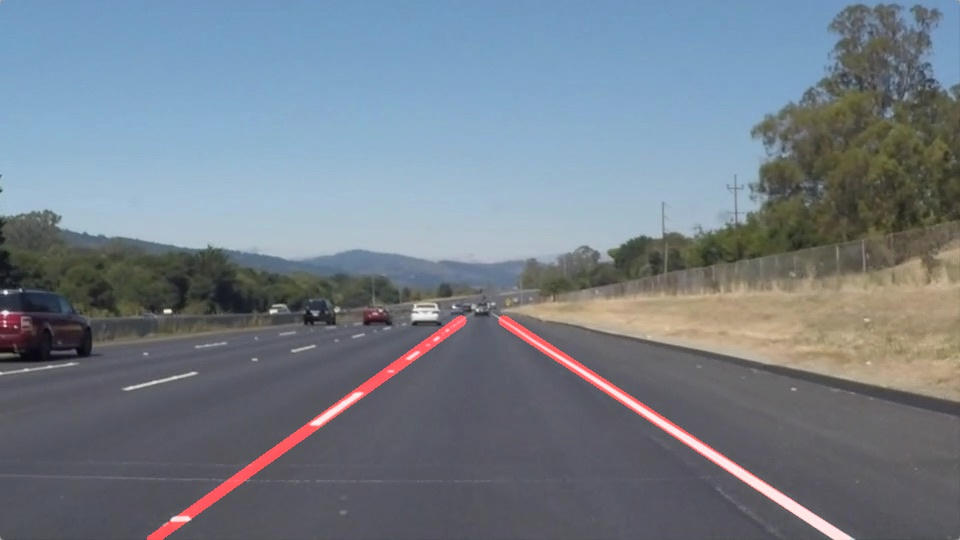
#> input picture find-lane/road_image.jpg, 960 x 540 px, given in place of road_video.mp4, which was not available
$ python lane.py
#> lines starting #> are read from the running program, lines starting #| are printed output that depends on the picture; after the words box and inside, x2 and y2 are one past the last pixel; in counts of white or black regions, pixels touching at a corner belong together; pictures that were not available may be replaced by others from this repository, and a replacement may not be noted
import cv2
from cv2 import imshow
import numpy as np
import matplotlib.pyplot as plt

#step2
def canny_image(image):                                 #function to get the gradient of the sharp edges in the image
    black = cv2.cvtColor(image, cv2.COLOR_RGB2GRAY)      #Convert the RGB image into black and white or grayscale single channel
    blur_image = cv2.GaussianBlur(black, (5,5), 0)      #Reduce noise in our image
    canny = cv2.Canny(blur_image, 50, 150)              #Get gradient of our blur image and apply Canny function
    return canny

#step3
def area_of_focus(image):
    height = image.shape[0]                              # i get the height of my image to be 0
    triangle = np.array([
        [(200, height), (1100, height), (550, 250)]
        ])                                                #create an array of x and y axis, i put my traingle dimension into the array
    black_mask = np.zeros_like(image)                     #I convert my image into completely black mask so that i can insert my area of focus (triangle)
    cv2.fillPoly(black_mask, triangle, 255)               #Put the triangle inside the black mask and giving triangle of color white 255
    masked_image = cv2.bitwise_and(image, black_mask)
    return masked_image

#step4
def display_line(image, lines):                          #I display the line i just detected on a black mask
    line_image = np.zeros_like(image)
    if lines is not None:
        for line in lines:
            x1,y1,x2,y2 = line.reshape(4)                 #convert line into 1-d array of 4elements
            cv2.line(line_image, (x1,y1),(x2,y2), (0,250,0), 8)         #draw the line with green color and thickness of 10
    return line_image

#step5                                                  #i get my exact value for x1,x2,y1,y2
def coodinate(image, line_parameter):
    slope, intercept = line_parameter
    y1 = image.shape[0]                                  #i get the bottom height of my image
    y2 = int(y1*(3/5))
    x1 = int((y1-intercept)/slope)
    x2 = int((y2-intercept)/slope)
    return np.array([x1, y1, x2, y2])

def area_of_interest(image, lines):
    left_lines = []
    right_lines  =[]
    for line in lines:
        x1,y1,x2,y2 = line.reshape(4)                      #reshape the line in 1-D of 4 elements
        my_values = np.polyfit((x1,x2), (y1,y2), 1)        #calculate my slope and intercept in each line using polyFit function
        slope = my_values[0]
        intercept = my_values[1]
        #print(slope, 'slope')
        #print(intercept, 'intercept')
        if slope < 0:
            left_lines.append((slope, intercept))          #distinguish between left and right lines and assign them separately
        else:
            right_lines.append((slope, intercept))

    #print(average_left_line)
    #print(average_right_line)
    average_left_line = np.average(left_lines, axis=0)     #I get the average of slope and intercept
    average_right_line = np.average(right_lines, axis=0)


    final_left_line = coodinate(image, average_left_line)
    final_right_line = coodinate(image, average_right_line)
    return np.array([final_left_line, final_right_line])

video_capture = cv2.VideoCapture('road_video.mp4')
while(video_capture.isOpened()):
    _, my_video_frame = video_capture.read()
#> my_video_frame is the input picture: shape (540, 960, 3); mean B, G, R 136.5, 126, 116.1
    canned = canny_image(my_video_frame)
#> in canny_image, `black = cv2.cvtColor(image, cv2.COLOR_RGB2GRAY)`:
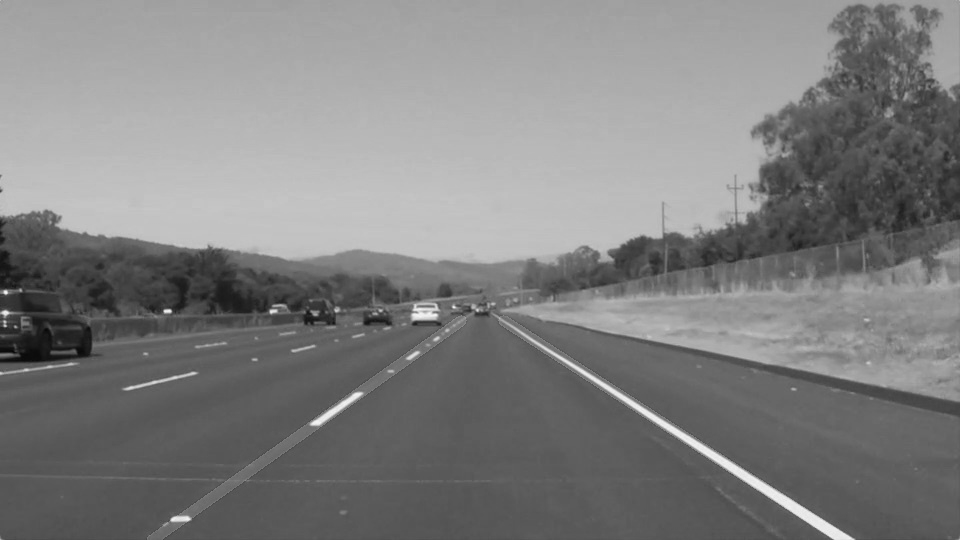
#> black: shape (540, 960); min 6, max 244, mean 128
#> in canny_image, `canny = cv2.Canny(blur_image, 50, 150)`:
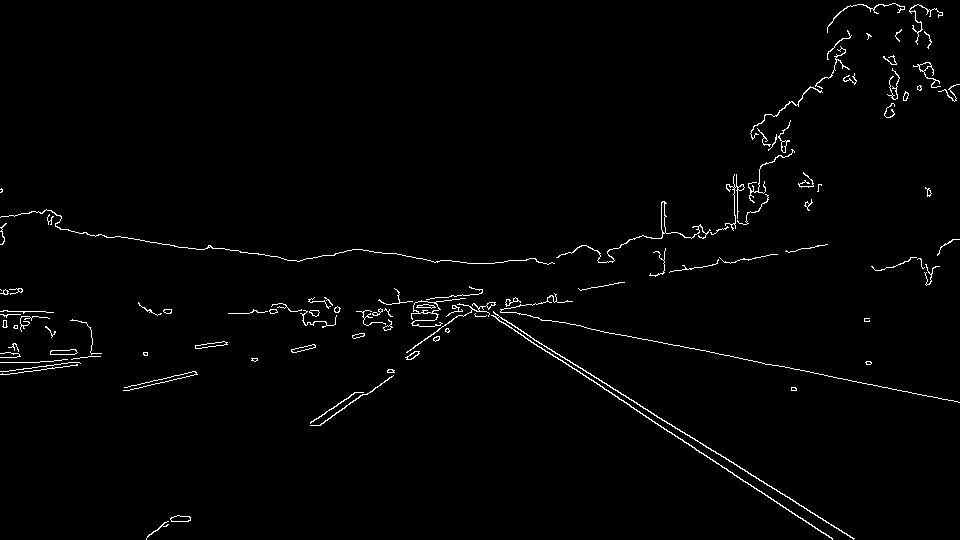
#> canny: shape (540, 960); 1.5% white in thin lines or dots
    cropped_image = area_of_focus(canned)
#> in area_of_focus, `cv2.fillPoly(black_mask, triangle, 255)`:
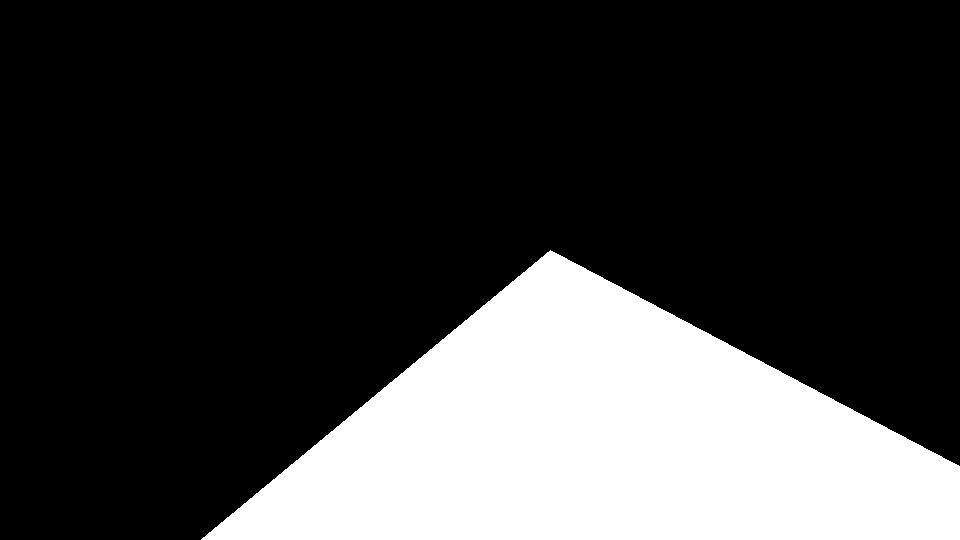
#> black_mask: shape (540, 960); 24.2% white; 1 white region, box (x1, y1, x2, y2) and area: (201, 250, 960, 540) 125255
#> in area_of_focus, `masked_image = cv2.bitwise_and(image, black_mask)`:
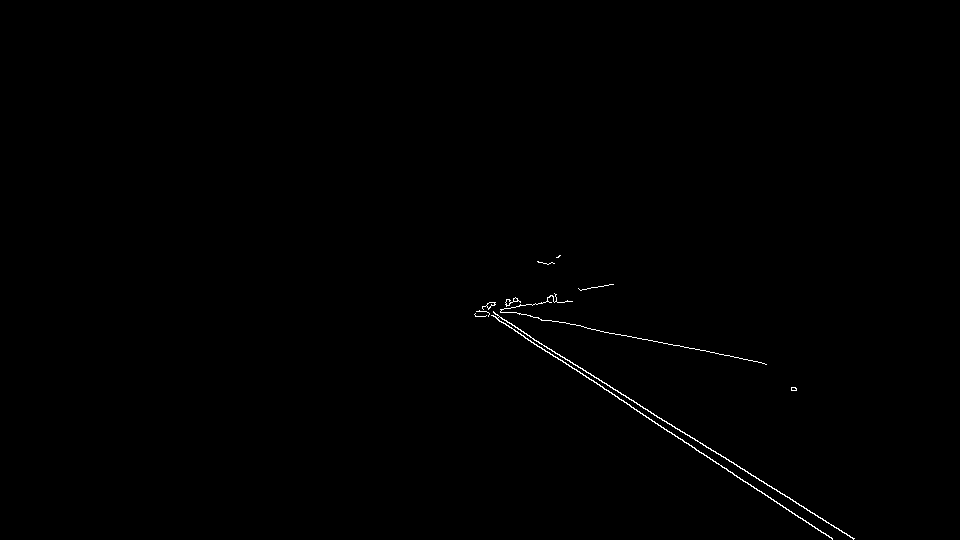
#> masked_image: shape (540, 960); 0.33% white in thin lines or dots, all inside (x1, y1, x2, y2) = (474, 255, 855, 540)

    #Algorith to detect a line image from our cropped image
    lines = cv2.HoughLinesP(cropped_image, 2, np.pi/180, 100, np.array([]), minLineLength=40, maxLineGap=3)
#> lines = [[515, 327, 853, 539], [497, 319, 739, 477], [587, 328, 675, 345], [640, 413, 832, 538], [485, 311, 642, 413], [646, 339, 742, 358], [501, 318, 656, 415]]
    total_line_average = area_of_interest(my_video_frame, lines)
#> the loop in area_of_interest, `for line in lines:` made 7 passes
#> (x1, y1, x2, y2, slope, intercept) on passes 1 to 7: (515, 327, 853, 539, 0.627, 3.98), (497, 319, 739, 477, 0.653, -5.49), (587, 328, 675, 345, 0.193, 214.6), (640, 413, 832, 538, 0.651, -3.67), (485, 311, 642, 413, 0.65, -4.1), (646, 339, 742, 358, 0.198, 211.1), (501, 318, 656, 415, 0.626, 4.47)
#> after the loop in area_of_interest, `for line in lines:`: left_lines = []; right_lines = [(0.627, 3.98), (0.653, -5.49), (0.193, 214.6), (0.651, -3.67), (0.65, -4.1), (0.198, 211.1), (0.626, 4.47)]
#> in area_of_interest, `average_left_line = np.average(left_lines, axis=0)`: average_left_line = nan
#> in area_of_interest, `average_right_line = np.average(right_lines, axis=0)`: average_right_line = [0.514, 60.14]
#> (the run stopped early here; a loop or call above may not have finished)
